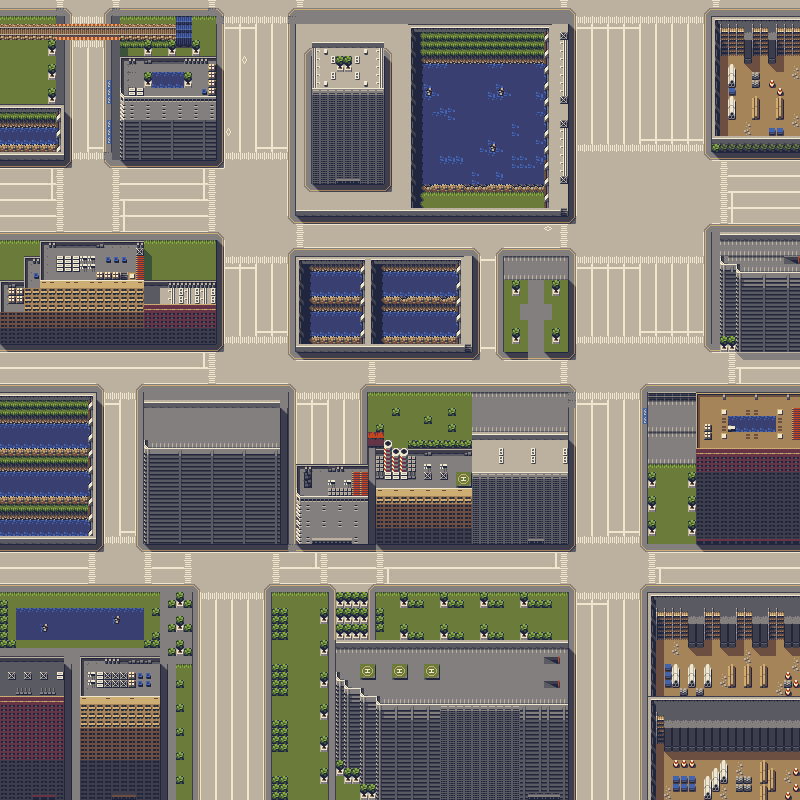

Tiled map render using the project's own tile images. Description and the map definition, with tile-layer contents summarised, below:
An orthogonal 100x100 tile map with 8x8 px tiles, 5 tile layers (Kachelebene 1, Kachelebene 4, Kachelebene 5, Kachelebene 2, ...), 2 tilesets.

<map version="1.4" tiledversion="1.4.0" orientation="orthogonal" renderorder="right-down" compressionlevel="0" width="100" height="100" tilewidth="8" tileheight="8" infinite="0" nextlayerid="10" nextobjectid="1">
 <tileset firstgid="1" source="City.tsx" />
 <tileset firstgid="169" source="Extra_tiles.tsx" />
 <layer id="1" name="Kachelebene 1" width="100" height="100">
  <data>[10000 cells, 674 non-empty, 60 distinct tile ids]</data>
 </layer>
 <layer id="8" name="Kachelebene 4" width="100" height="100">
  <data>[10000 cells, 24 non-empty, 3 distinct tile ids]</data>
 </layer>
 <layer id="9" name="Kachelebene 5" width="100" height="100">
  <data>[10000 cells, 7 non-empty, 3 distinct tile ids]</data>
 </layer>
 <layer id="2" name="Kachelebene 2" width="100" height="100">
  <data>[10000 cells, 3648 non-empty, 122 distinct tile ids]</data>
 </layer>
 <layer id="7" name="Kachelebene 3" width="100" height="100">
  <data>[10000 cells, 6623 non-empty, 135 distinct tile ids]</data>
 </layer>
</map>
